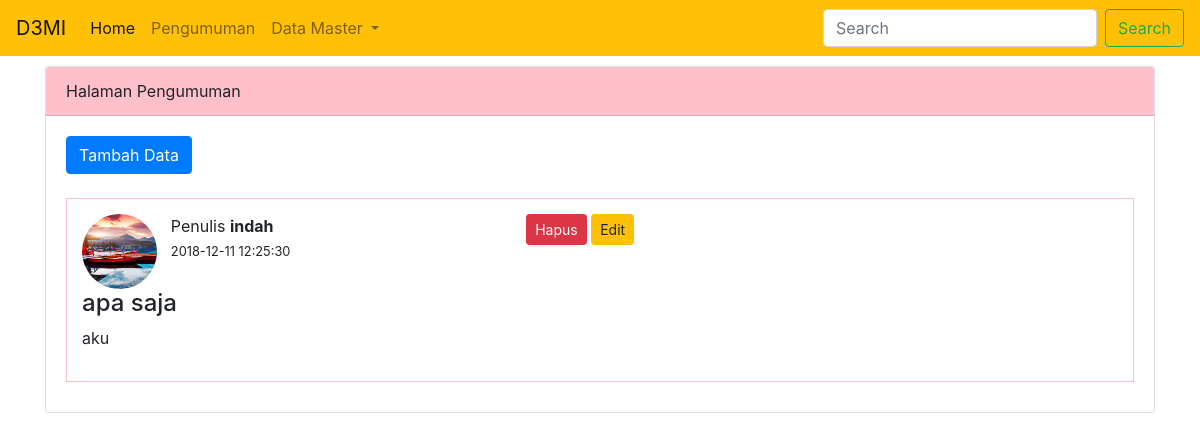
The page /index.php/admin/pengumuman on the database its author committed.
### tables this page shows
CREATE TABLE `pengumuman` (
  `id` int(11) NOT NULL,
  `judul` varchar(255) NOT NULL,
  `isi` text NOT NULL,
  `penulis` varchar(100) NOT NULL,
  `created_at` datetime DEFAULT CURRENT_TIMESTAMP
);

### application/controllers/admin/Pengumuman.php (called while the page is built, shortened)
<?php
class Pengumuman  extends CI_Controller
{
	public function __construct(){
		$this->load->model('pengumuman_model');
	}
	public function index()
	{
		$data['judul'] = 'Pengumuman';
		$data['sub_judul'] = 'Halaman Pengumuman';
		$data['halaman'] = 'admin/v_pengumuman';
		$data['isi_tabel'] =  $this->pengumuman_model->all();
		$this->load->view('admin/v_template', $data);
	}
}

### index.php (called while the page is built, shortened)
<?php
require_once BASEPATH.'core/CodeIgniter.php';

### application/models/pengumuman_model.php (called while the page is built, shortened)
<?php
class pengumuman_model extends CI_Model {
public function all(){
	return $this->db->get('pengumuman')->result();
}
}
 ?>

### application/views/admin/v_pengumuman.php (the view, shortened to what this page needs)
<div class="col-md-12">
	<div class="card">
		<div class="card-header" style="background-color:pink"> <?php echo $sub_judul ?> </div>
		<div class="card-body">
			<a href="<?php echo site_url('admin/pengumuman/tambah') ?>" class="btn btn-primary">Tambah Data</a> <br> <br>
			<?php
				foreach ($isi_tabel as $value) :
			 ?>
		<div style="border: 1px solid pink; padding: 15px; margin-bottom: 10px ">
			<div class="row">
				<div class="col-sm-1">
					<img width="75px" height="75px" src="<?=base_url('assets/m_6.jpg') ?>" class="rounded-circle">
				</div>
				<div class="col-sm-4">
					Penulis <strong><?=$value->penulis; ?></strong>
					<br>
					<small><?=$value->created_at; ?></small>
				</div>
				<div class="col-sm-7">
					<a href="<?php echo site_url('admin/Pengumuman/hapus/' .$value->id) ?>" class="btn btn-danger btn-sm">Hapus</a>
					<a href="<?php echo site_url('admin/Pengumuman/edit/' .$value->id) ?>"" class="btn btn-warning btn-sm">Edit</a>
				</div>
			</div>
			<div class="row">
				<div class="col-sm-12">
					<h4><?=$value->judul; ?></h4>
					<p><?=$value->isi; ?></p>
				</div>
			</div>
		</div>
	<?php endforeach; ?>
		</div>
	</div>
</div>

### rows shown on the page
pengumuman: penulis "indah", created_at "2018-12-11 12:25:30", judul "apa saja", isi "aku"

### other values the page prints
$sub_judul "Halaman Pengumuman"
